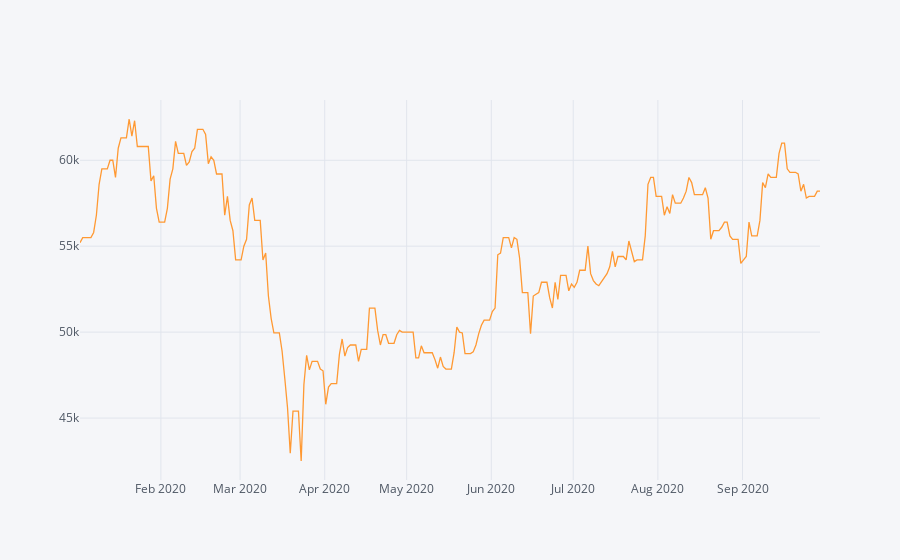

Notebook source saved alongside this figure:
### Code cell
df['Close'].iplot(kind='line')

### Figure 1 — Plotly figure (JSON) as saved in the notebook; plotly's stock layout.template omitted (floating-point values rounded to 4 significant figures; data arrays with more than 128 entries replaced by an {"elided": "..."} marker saying what was removed)
{"data": [{"line": {"color": "rgba(255, 153, 51, 1.0)", "dash": "solid", "shape": "linear", "width": 1.3}, "mode": "lines", "name": "Close", "text": "", "type": "scatter", "x": {"elided": "227 str values"}, "y": {"elided": "227 int values"}}], "layout": {"legend": {"bgcolor": "#F5F6F9", "font": {"color": "#4D5663"}}, "paper_bgcolor": "#F5F6F9", "plot_bgcolor": "#F5F6F9", "title": {"font": {"color": "#4D5663"}}, "xaxis": {"gridcolor": "#E1E5ED", "showgrid": true, "tickfont": {"color": "#4D5663"}, "title": {"font": {"color": "#4D5663"}, "text": ""}, "zerolinecolor": "#E1E5ED"}, "yaxis": {"gridcolor": "#E1E5ED", "showgrid": true, "tickfont": {"color": "#4D5663"}, "title": {"font": {"color": "#4D5663"}, "text": ""}, "zerolinecolor": "#E1E5ED"}}}
